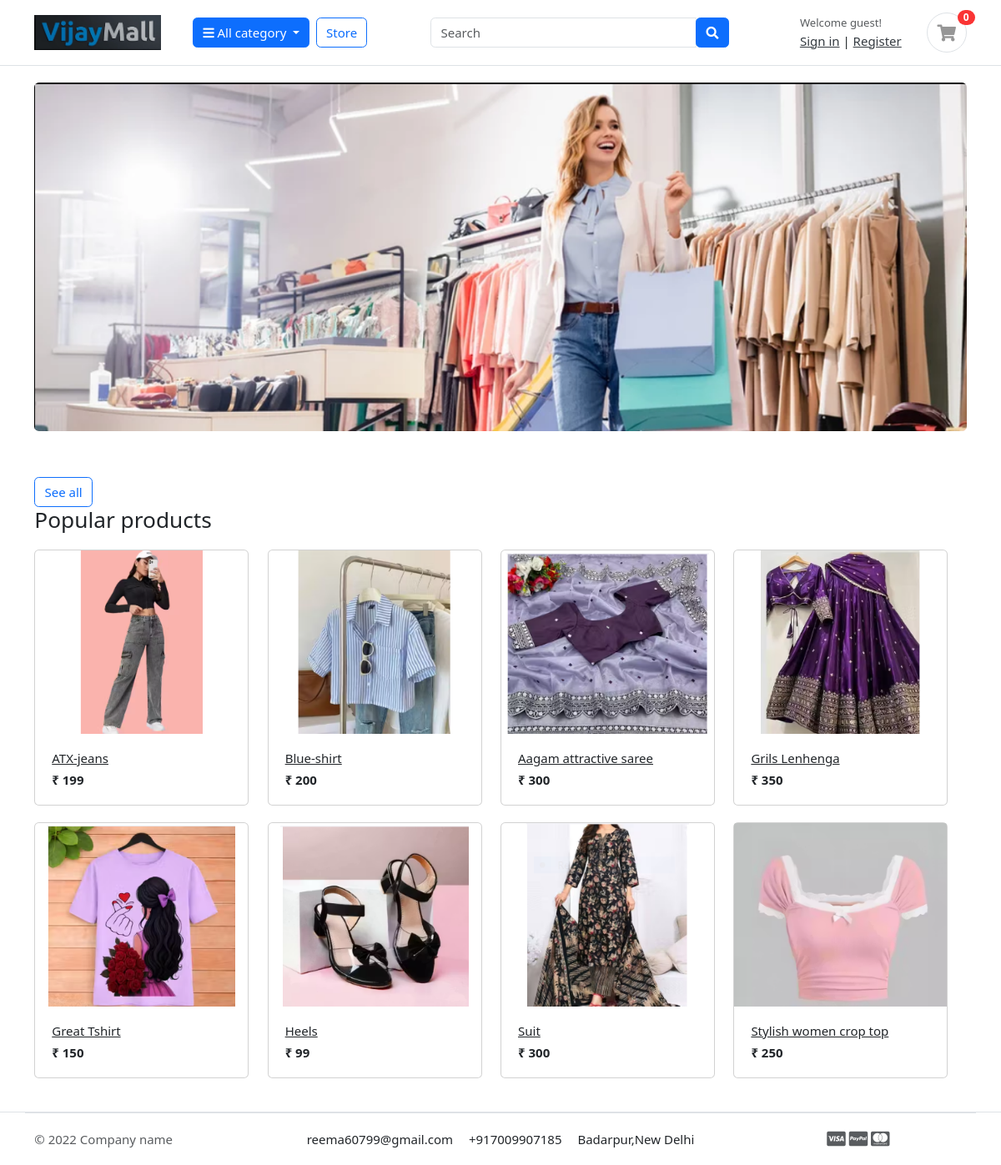
The page / on the database its author committed.
### store/models.py (models this page shows, shortened)
class Product(models.Model):
    product_name = models.CharField(max_length=200,unique=True)
    slug         = models.SlugField(max_length=200,unique=True)
    Description  = models.TextField(max_length=500,blank=True)
    price        = models.IntegerField()
    Images       = models.ImageField(upload_to='photos/products')
    stock        = models.IntegerField()
    is_available = models.BooleanField(default=True)
    category     = models.ForeignKey('category.Category',on_delete=models.CASCADE)
    created_date = models.DateTimeField(auto_now_add=True)
    modified_date = models.DateTimeField(auto_now=True)
    def get_url(self):
        return reverse(
            'product_detail',
            args=[self.category.slug, self.slug]
        )

### techproject/views.py (the view)
# urls.py: path('', views.home, name='home'),
def home(request):
    products = Product.objects.all().filter(is_available=True)
    context = {
        'products': products,
    }
    return render(request, 'home.html', context)

### category/context_processors.py (called while the page is built)
def menu_links(request):
    links = Category.objects.all()
    return dict(links=links)

### category/models.py (called while the page is built)
    def get_url(self):
            return reverse('products_by_category',args=[self.slug])

### templates/home.html
{% extends 'base.html' %}
{% load static %}
{% block content %}
<section class="section-intro padding-y-sm">
<div class="container">
<div class="intro-banner-wrap">
	<img src="{% static 'images/banners/bann.jpg' %}" class="img-fluid rounded">
</div>
</div>
</section>
<section class="section-name padding-y-sm">
<div class="container">
<header class="section-heading">
    <a href="{% url 'store' %}" class="btn btn-outline-primary float-right">See all</a>
    <h3 class="section-title">Popular products</h3>
</header>
<div class="row">
  <div class="row">
    {% for product in products %}
    <div class="col-md-3">
        <div class="card card-product-grid">
            <a href="{{ product.get_url }}" class="img-wrap"> <img src="{{ product.Images.url }}"> </a>
            <figcaption class="info-wrap">
                <a href="{{ product.get_url }}" class="title">{{ product.product_name }}</a>
                <div class="price mt-1">₹ {{ product.price }}</div>
            </figcaption>
        </div>
    </div>
      {% endfor %}
  </div>
</div>
</section>
</body>
</html>
{% endblock %}

### templates/base.html (shortened to what this page needs)
{% load static %}
<!DOCTYPE html>
<html lang="en">
<head>
   <link href="https://cdn.jsdelivr.net/npm/bootstrap@5.3.0/dist/css/bootstrap.min.css" rel="stylesheet">
    <link href="https://cdnjs.cloudflare.com/ajax/libs/font-awesome/5.15.4/css/all.min.css" rel="stylesheet">
    <link href="{% static 'css/ui.css' %}" rel="stylesheet" type="text/css"/>
    <link href="{% static 'css/responsive.css' %}" rel="stylesheet" media="only screen and (max-width: 1200px)" />
  </head>
<body>
{% include 'includes/navbar.html' %}
{% block content %}{% endblock %}
{% include 'includes/footer.html' %}

### templates/includes/navbar.html (shortened to what this page needs)
{% load static %}
<section class="header-main border-bottom">
    <div class="container">
        <div class="row align-items-center">
            <div class="col-lg-2 col-md-3 col-6">
                <a href="{% url 'home' %}" class="brand-wrap">
                    <img class="logo" src="{% static 'images/Logo.png' %}">
                </a>
            </div>
            <div class="col-lg-3 col-md-4 col-12 d-flex align-items-center">
                <div class="category-wrap dropdown d-inline-block">
                    <button type="button"
                            class="btn btn-primary dropdown-toggle"
                            data-bs-toggle="dropdown">
                        <i class="fa fa-bars"></i> All category
                    </button>
                </div>
                <a href="{% url 'store' %}" class="btn btn-outline-primary ms-2">Store</a>
            </div>
            <div class="col-lg-4 col-md-5 col-12">
                <form action="#" class="search">
                    <div class="input-group w-100">
                        <input type="text" class="form-control" placeholder="Search">
                        <div class="input-group-append">
                            <button class="btn btn-primary" type="submit">
                                <i class="fa fa-search"></i>
                            </button>
                        </div>
                    </div>
                </form>
            </div>
            <div class="col-lg-3 col-md-12 col-12">
                <div class="widgets-wrap d-flex justify-content-end align-items-center">
                    <div class="widget-header">
                        <small class="title text-muted">Welcome guest!</small>
                        <div>
                            <a href="./signin.html">Sign in</a> | <a href="./register.html">Register</a>
                        </div>
                    </div>
                    <a href="./cart.html" class="widget-header ms-3 ps-3 border-left">
                        <div class="icon icon-sm rounded-circle border text-center">
                            <i class="fa fa-shopping-cart" style="line-height: 30px;"></i>
                        </div>
                        <span class="badge badge-pill badge-danger notify">0</span>
                    </a>
                </div>
            </div>
        </div>
    </div>
</section>

### templates/includes/footer.html
<footer class="section-footer border-top">
	<div class="container">
		<section class="footer-bottom border-top row">
			<div class="col-md-2">
				<p class="text-muted"> &copy 2022 Company name </p>
			</div>
			<div class="col-md-8 text-md-center">
				<span  class="px-2">reema60799@gmail.com</span>
				<span  class="px-2">+917009907185</span>
				<span  class="px-2">Badarpur,New Delhi</span>
			</div>
			<div class="col-md-2 text-md-right text-muted">
				<i class="fab fa-lg fa-cc-visa"></i>
				<i class="fab fa-lg fa-cc-paypal"></i>
				<i class="fab fa-lg fa-cc-mastercard"></i>
			</div>
		</section>
	</div>
</footer>

### static/css/ui.css (style rules this page uses)
html { font-family: "Inter", sans-serif; font-size: 15px; }
.img-wrap { text-align: center; display: block; }
.img-wrap img { max-width: 100%; }
.icon-xs, .icon-sm, .icon-md, .icon-lg { display: inline-block; text-align: center; flex-shrink: 0; flex-grow: 0; }
.icon-sm { width: 48px; height: 48px; line-height: 48px !important; font-size: 20px; }
.padding-y-sm { padding-top: 20px; padding-bottom: 20px; }
.section-heading { margin-bottom: 20px; margin-top: 15px; }
.section-title { color: #212529; }
p:last-child { margin-bottom: 0; }
.header-main { position: relative; padding-top: 1rem; padding-bottom: 1rem; }
.brand-wrap .logo, .navbar-brand .logo { margin-right: 7px; max-height: 42px; display: inline-block; }
.widget-header { display: inline-block; vertical-align: middle; position: relative; }
.widget-header a { color: #343a40; }
.widget-header i { color: #969696; }
.widget-header .title { display: block; }
.widget-header .notify { position: absolute; top: -3px; right: -10px; }
.footer-bottom { padding-top: 20px; padding-bottom: 20px; }
[class*=card-product] a.title { color: #212529; display: block; }
[class*=card-product] .img-wrap { overflow: hidden; position: relative; }
[class*=card-product] .img-wrap img { height: 100%; max-width: 100%; width: auto; display: inline-block; -o-object-fit: cover; object-fit: cover; }
.card-product-grid { margin-bottom: 20px; }
.card-product-grid .img-wrap { border-radius: 0.2rem 0.2rem 0 0; height: 220px; }
.card-product-grid .info-wrap { overflow: hidden; padding: 18px 20px; }
.card .img-wrap { overflow: hidden; }
.notify { position: absolute; top: -4px; right: -10px; display: inline-block; padding: 0.25em 0.6em; font-size: 12px; line-height: 1; text-align: center; border-radius: 3rem; color: #fff; background-color: #fa3434; }
.price { font-weight: 600; color: #212529; }

### rows shown on the page
Product: Images (picture), product_name "ATX-jeans", price "199"
Product: Images (picture), product_name "Blue-shirt", price "200"
Product: Images (picture), product_name "Aagam attractive saree", price "300"
Product: Images (picture), product_name "Grils Lenhenga", price "350"
Product: Images (picture), product_name "Great Tshirt", price "150"
Product: Images (picture), product_name "Heels", price "99"
Product: Images (picture), product_name "Suit", price "300"
Product: Images (picture), product_name "Stylish women crop top", price "250"
